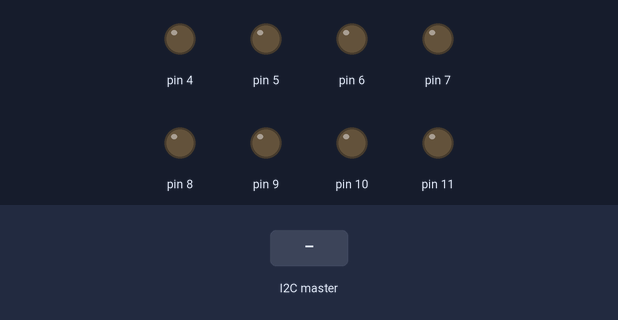
Simulated run of this sketch. Board: Arduino Uno, built with avr-gcc and run on an emulated ATmega328P. Shown: output pins drawn as LEDs (lit = HIGH). Inputs (shaded band) come from the test bench.

Above: at 3.2 s.
3.3 s: the I2C master sends the byte 1
At 4.5 s:
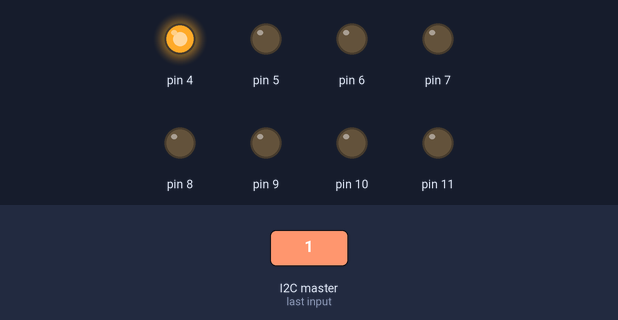
4.8 s: the I2C master sends the byte 2
At 5.6 s:
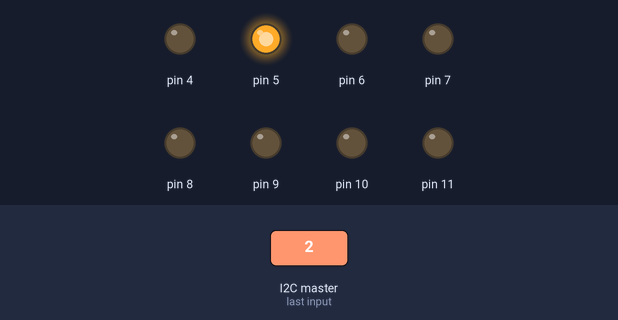
6.3 s: the I2C master sends the byte 90
At 6.8 s:
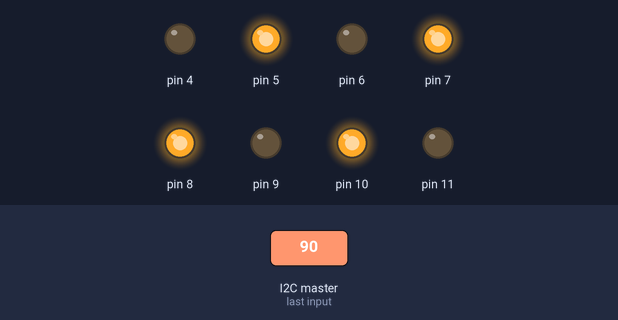
7.8 s: the I2C master sends the byte 200
At 9.0 s:
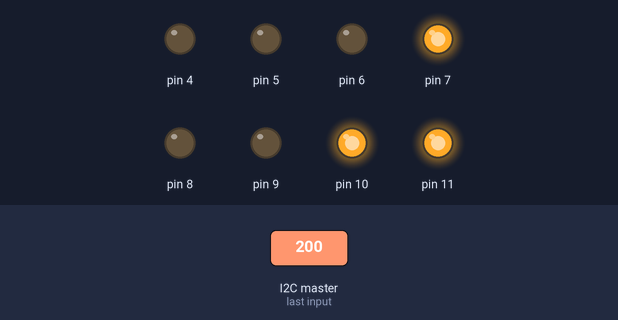
9.3 s: the I2C master sends the byte 0
At 10.3 s:
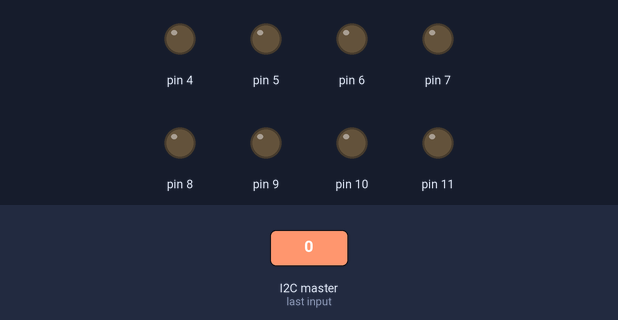
Timing chart, 0 to 11.8 s (numbered marks = the images above; inputs shaded):
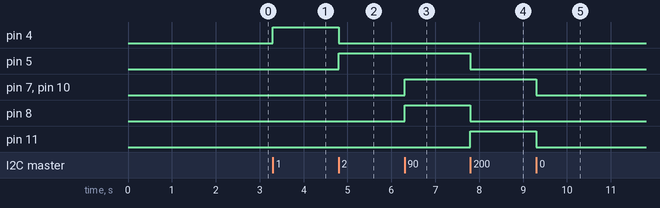

The sketch:

05_i2c_8bit.ino
```cpp
// I2C input : SDA(AD4), SCL(AD5)
// I2C output : 8 bit ( 4,5,6,7, 8,9,10,11 )

#include <Wire.h>

#define SLAVE_ID  0x27

int i,j;

void receiveEvent(int howMany) {
  if(Wire.available()) {
    char read_value = Wire.read();
    //Serial.print(read_value);

    for(i=0;i<8;i++){
      if(read_value & (0x80 >> i)){
        digitalWrite(4 + (7-i), HIGH);
      }
      else{
        digitalWrite(4 + (7-i), LOW);
      }
    }
  }
}

void setup() {
  Serial.begin(9600);

  Wire.begin(SLAVE_ID);
  Wire.onReceive(receiveEvent);

  for(i=0;i<8;i++)
    pinMode(4+i,OUTPUT);

  delay(2000);

  setup_custom();
}

//===============================
//===============================
// custom code

#define SDA 2
#define SCL 3

void setup_custom()
{

}

void loop() {
  delay(1);
}


//==============================
```

Measured:
- after the input at 3.3 s, pin 4: LOW → HIGH at once
- after the input at 4.8 s, pin 4: HIGH → LOW at once; pin 5: LOW → HIGH at once
- after the input at 6.3 s, pin 7, pin 8, pin 10: LOW → HIGH at once
- after the input at 7.8 s, pin 5, pin 8: HIGH → LOW at once; pin 11: LOW → HIGH at once
- after the input at 9.3 s, pin 7, pin 10, pin 11: HIGH → LOW at once
